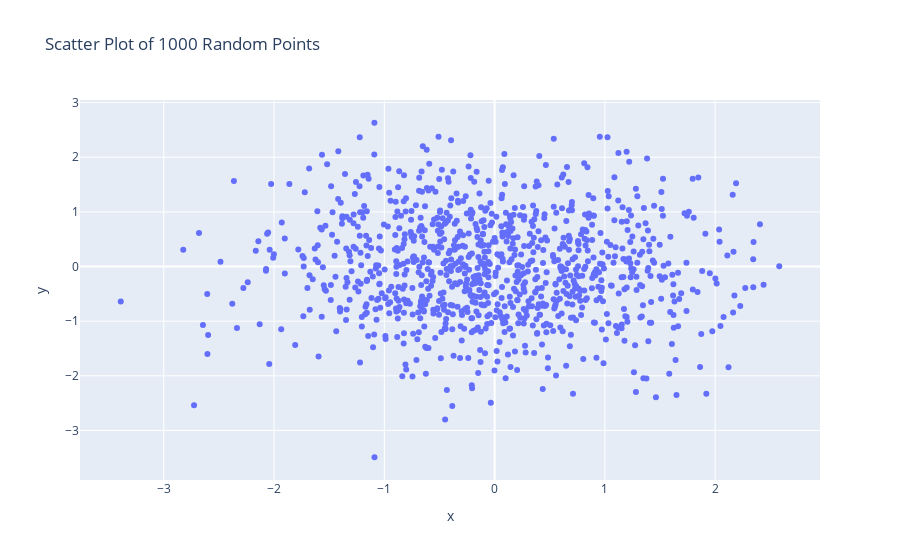

Notebook cell for this chart:
### Markdown cell above
## Q1
**Python program to draw a scatter plot for random 1000 x and y coordinates**

### Code cell
def main():
    # Initializing the logger
    logger = create_logger('plotly_q1')
    logger.info('Started generating random data for scatter plot.')

    x_values = np.random.randn(1000)
    y_values = np.random.randn(1000)
    logger.info('Random data generated successfully.')

    # Creating a scatter plot
    fig = px.scatter(x=x_values, y=y_values, title="Scatter Plot of 1000 Random Points")
    logger.info('Scatter plot created successfully.')

    # Showing the plot
    fig.show()
    logger.info('Scatter plot displayed successfully.')


if __name__ == "__main__":
    main()

### Figure 1 — Plotly figure (JSON) as saved in the notebook; plotly's stock layout.template omitted (floating-point values rounded to 4 significant figures; data arrays with more than 128 entries replaced by an {"elided": "..."} marker saying what was removed)
{"data": [{"hovertemplate": "x=%{x}<br>y=%{y}<extra></extra>", "legendgroup": "", "marker": {"color": "#636efa", "symbol": "circle"}, "mode": "markers", "name": "", "orientation": "v", "showlegend": false, "type": "scatter", "x": {"elided": "1000 float values"}, "xaxis": "x", "y": {"elided": "1000 float values"}, "yaxis": "y"}], "layout": {"legend": {"tracegroupgap": 0}, "title": {"text": "Scatter Plot of 1000 Random Points"}, "xaxis": {"anchor": "y", "domain": [0, 1], "title": {"text": "x"}}, "yaxis": {"anchor": "x", "domain": [0, 1], "title": {"text": "y"}}}}
